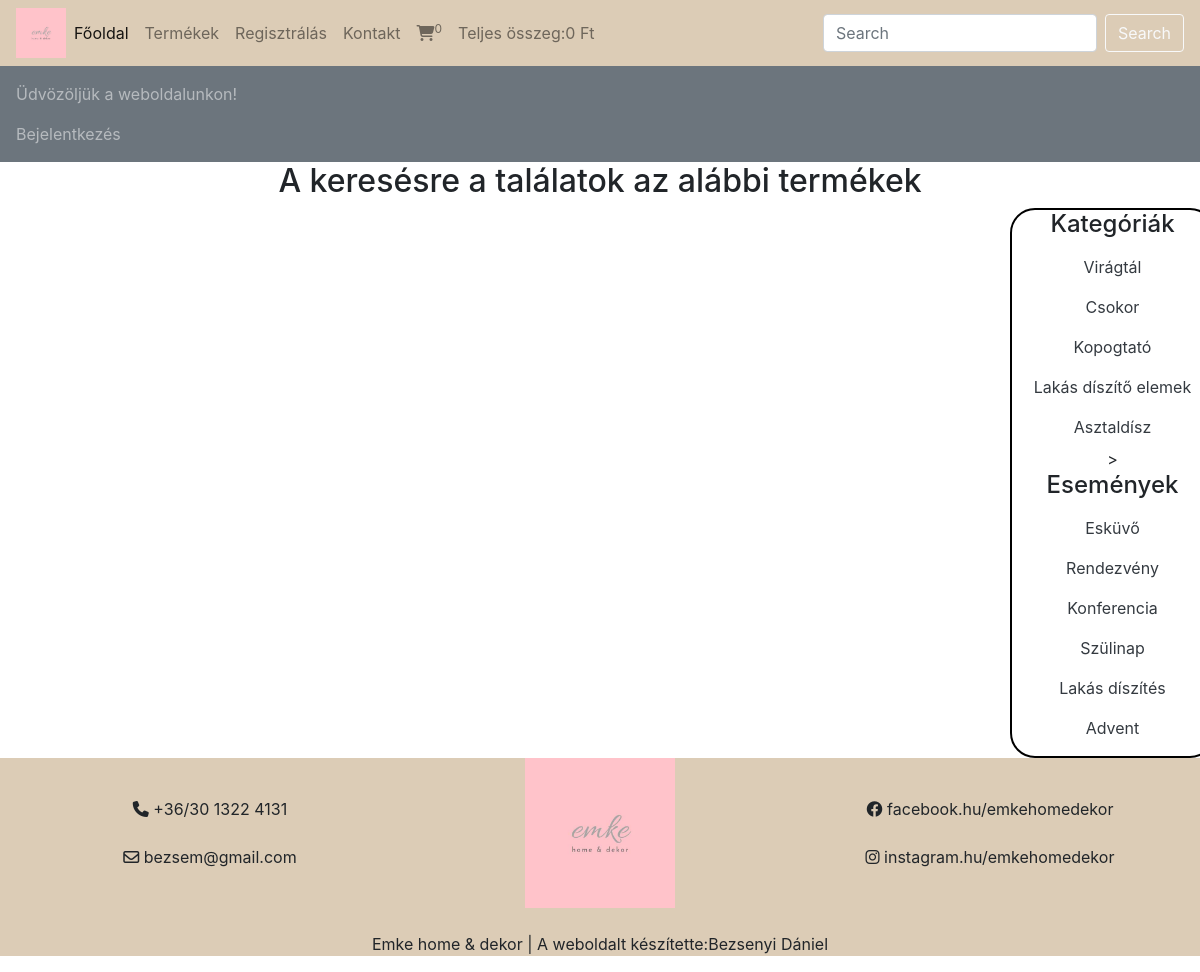
The page /search_product.php on the database its author committed.
### tables this page shows
CREATE TABLE `kategoria` (
  `category_id` int(11) NOT NULL,
  `category_title` varchar(100) NOT NULL
);

CREATE TABLE `esemenyek` (
  `event_id` int(11) NOT NULL,
  `event_title` varchar(100) NOT NULL
);

### function/common_function.php (the view, shortened to what this page needs)
<!DOCTYPE html>
<html lang="en">
<head>
</head>
<body>
</body>
</html>
<?php
function getcategories(){
    global $con;
    $select_category="Select * from `kategoria`";
    $result_category=mysqli_query($con,$select_category);
   while($row_data=mysqli_fetch_assoc($result_category)){
    $category_title=$row_data['category_title'];
    $category_id=$row_data['category_id'];
    echo "  <li class='nav-item'>
    <a href='display_all.php?category=$category_id' class='nav-link text-dark'>$category_title</a>
</li>";
   }
}
function getesemenyek(){
    global $con;
    $select_event="Select * from `esemenyek`";
    $result_event=mysqli_query($con,$select_event);
   while($row_data=mysqli_fetch_assoc($result_event)){
    $event_title=$row_data['event_title'];
    $event_id=$row_data['event_id'];
    echo "  <li class='nav-item'>
    <a href='display_all.php?event=$event_id' class='nav-link text-dark'>$event_title</a>
</li>";
   }
}
function getIPAddress() {
     if(!empty($_SERVER['HTTP_CLIENT_IP'])) {
                $ip = $_SERVER['HTTP_CLIENT_IP'];
        }
    elseif (!empty($_SERVER['HTTP_X_FORWARDED_FOR'])) {
                $ip = $_SERVER['HTTP_X_FORWARDED_FOR'];
     }
    else{
             $ip = $_SERVER['REMOTE_ADDR'];
     }
     return $ip;
}
function cart_item(){
    if(isset($_GET['add_to_cart'])){
        global $con;
        $ip = getIPAddress();
        $select_query="Select * from `cart_details` where ip_adress='$ip'";
        $result_query=mysqli_query($con,$select_query);
        $count_cart_items=mysqli_num_rows($result_query);
    }else{
        global $con;
        $ip = getIPAddress();
        $select_query="Select * from `cart_details` where ip_adress='$ip'";
        $result_query=mysqli_query($con,$select_query);
        $count_cart_items=mysqli_num_rows($result_query);
        }
        echo $count_cart_items;
    }
function total_cart_price(){
    $total=0;
    echo  $total;
}
?>

### search_product.php (shortened to what this page needs)
<?php
include('include/connect.php');
include('function/common_function.php');
?>
<!DOCTYPE html>
<html lang="en">
<head>
    <link rel="stylesheet" href="https://cdn.jsdelivr.net/npm/bootstrap@4.6.2/dist/css/bootstrap.min.css">
    <link rel="stylesheet" href="https://cdnjs.cloudflare.com/ajax/libs/font-awesome/6.2.1/css/all.min.css" />
    <link rel="stylesheet" href="style.css">
</head>
<body>
    <div class="container-fluid p-0">
    <nav class="navbar navbar-expand-lg navbar-light bg-color2">
    <img src="./images/logo.jpg" alt="logo" class="logo">
  <div class="collapse navbar-collapse" id="navbarSupportedContent">
    <ul class="navbar-nav mr-auto">
      <li class="nav-item active">
        <a class="nav-link" aria-current="page" href="index.html">Főoldal</a>
      </li>
      <li class="nav-item">
        <a class="nav-link" href="display_all.php">Termékek</a>
      </li>
      <?php
       if(isset($_SESSION['username'])){
        echo"<li class='nav-item'>
        <a class='nav-link' href='./users_area/profile.php'>Profilom</a>
      </li>";
       }else{
        echo"<li class='nav-item'>
        <a class='nav-link' href='./users_area/user_registration.php'>Regisztrálás</a>
      </li>";
       }
       ?>
      <li class="nav-item">
        <a class="nav-link" href="contact.php">Kontakt</a>
      </li>
      <li class="nav-item">
        <a class="nav-link" href="cart.php"><i class="fa fa-shopping-cart" aria-hidden="true"></i><sup><?php cart_item();?></sup></a>
      </li>
      <li class="nav-item">
        <a class="nav-link" href="#">Teljes összeg:<?php total_cart_price();?> Ft</a>
      </li>
    </ul>
    <form class="d-flex" action="search_product.php" method="get">
      <input class="form-control mr-sm-2" type="search" placeholder="Search" aria-label="Search" name="search_data">
      <input type="submit" value="Search" class="btn btn-outline-light" name="search_data_product">
    </form>
  </div>
</nav>
 <nav class="navbar navbar-eqpand-lg navbar-dark bg-secondary">
    <ul class="navbar-nav me-auto">
      <?php
if(!isset($_SESSION['username'])){
  echo "<li class='nav-item'>
  <a class='nav-link' href='#'>Üdvözöljük a weboldalunkon!</a>
</li>";
}else{
  echo "<li class='nav-item'>
  <a class='nav-link' href='#'>Üdvözöljük, ".$_SESSION['username']."</a>
</li>";
}
      if(!isset($_SESSION['username'])){
        echo "<li class='nav-item'>
        <a class='nav-link' href='./users_area/user_login.php'>Bejelentkezés</a>
      </li>";
      }else{
        echo "<li class='nav-item'>
        <a class='nav-link' href='./users_area/logout.php'>Kijelentkezés</a>
      </li>";
      }
      ?>
    </ul>
 </nav>
 <div class="text-center">
  <h2>A keresésre a találatok az alábbi termékek</h2>
 </div>
 <div class="row">
    <div class="col md-10">
    </div>
    <div class="col-md-2 container-keret p-0">
        <ul class="navbar-nav me-auto text-center">
            <li class="nav-item">
              <h4>Kategóriák</h4>
            </li>
            <?php
           getcategories();
            ?>
        </ul>
        <ul class="navbar-nav me-auto text-center">
        <li class="nav-item ">
                ><h4>Események</h4>
            </li>
            <?php
           getesemenyek();
            ?>
        </ul>
    </div>
</div>
<div class="row col-md-12 bg-color2 text-center align-items-center behuz">
      <div class="col-md-4">
      <i class="fa fa-phone"></i>
          <span> +36/30 1322 4131</span>
          <br>
          <br>
          <i class="far fa-envelope"></i>
          <span>bezsem@gmail.com</span>
      </div>
      <div class="col-md-4">
      <img src="./images/logo.jpg" alt="logo" class="logo2">
      </div>
      <div class="col-md-4">
      <i class="fab fa-facebook"></i>
      <span>facebook.hu/emkehomedekor</span>
      <br>
      <br>
      <i class="fab fa-instagram"></i>
      <span>instagram.hu/emkehomedekor</span>
      </div>
    </div>
<div class="bg-color2 text-center behuz">
  <br>
  <p>Emke home & dekor | A weboldalt készítette:Bezsenyi Dániel</p>
</div>
</body>
</html>

### style.css (style rules this page uses)
* { margin: 0; padding: 0; box-sizing: border-box; }
body { overflow-x:hidden; }
.bg-color2 { background-color:rgb(220,204,182); }

### function/common_function.php (style rules this page uses)
body { overflow-x:hidden; background-color:rgb(220,204,182); }
.logo { width:4%; height:4%; margin:0%; }
.bg-color2 { background-color:rgb(220,204,182); }
.container-keret { border-radius:25px; border: 2px solid black; padding: 20px; width: 850px; height: 350px; }

### search_product.php (style rules this page uses)
body { overflow-x:hidden; }
.logo { width:50px; height:50px; margin:0%; }
.container-keret { border-radius:25px; border: 2px solid black; padding: 20px; width: 1000px; height: 550px; }
.behuz { margin:0%; }
.logo2 { width:150px; height:150px; margin:0%; }

### rows shown on the page
kategoria: category_title "Virágtál"
kategoria: category_title "Csokor"
kategoria: category_title "Kopogtató"
kategoria: category_title "Lakás díszítő elemek"
kategoria: category_title "Asztaldísz"
esemenyek: event_title "Esküvő"
esemenyek: event_title "Rendezvény"
esemenyek: event_title "Konferencia"
esemenyek: event_title "Szülinap"
esemenyek: event_title "Lakás díszítés"
esemenyek: event_title "Advent"

### other values the page prints
$count_cart_items "0"
$total "0"
